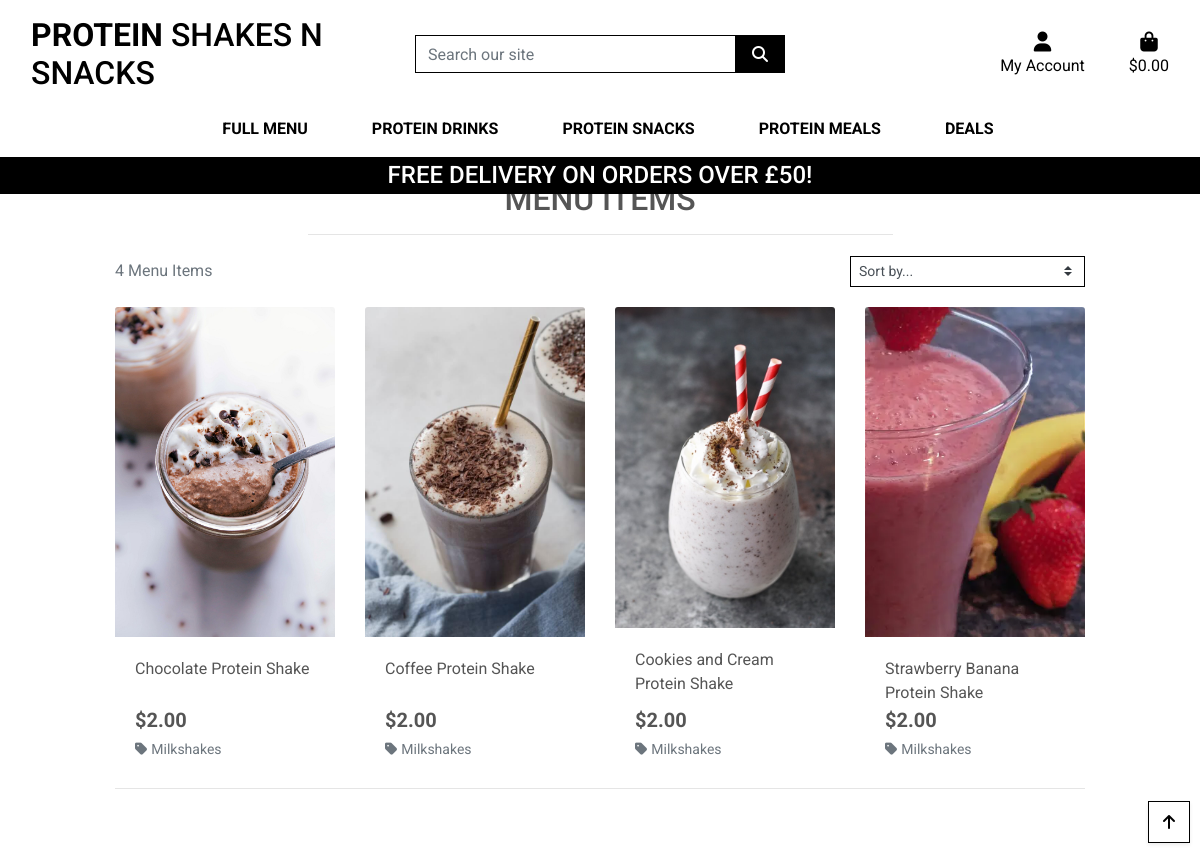
/menu_items/, run on an earlier commit of the app's database.
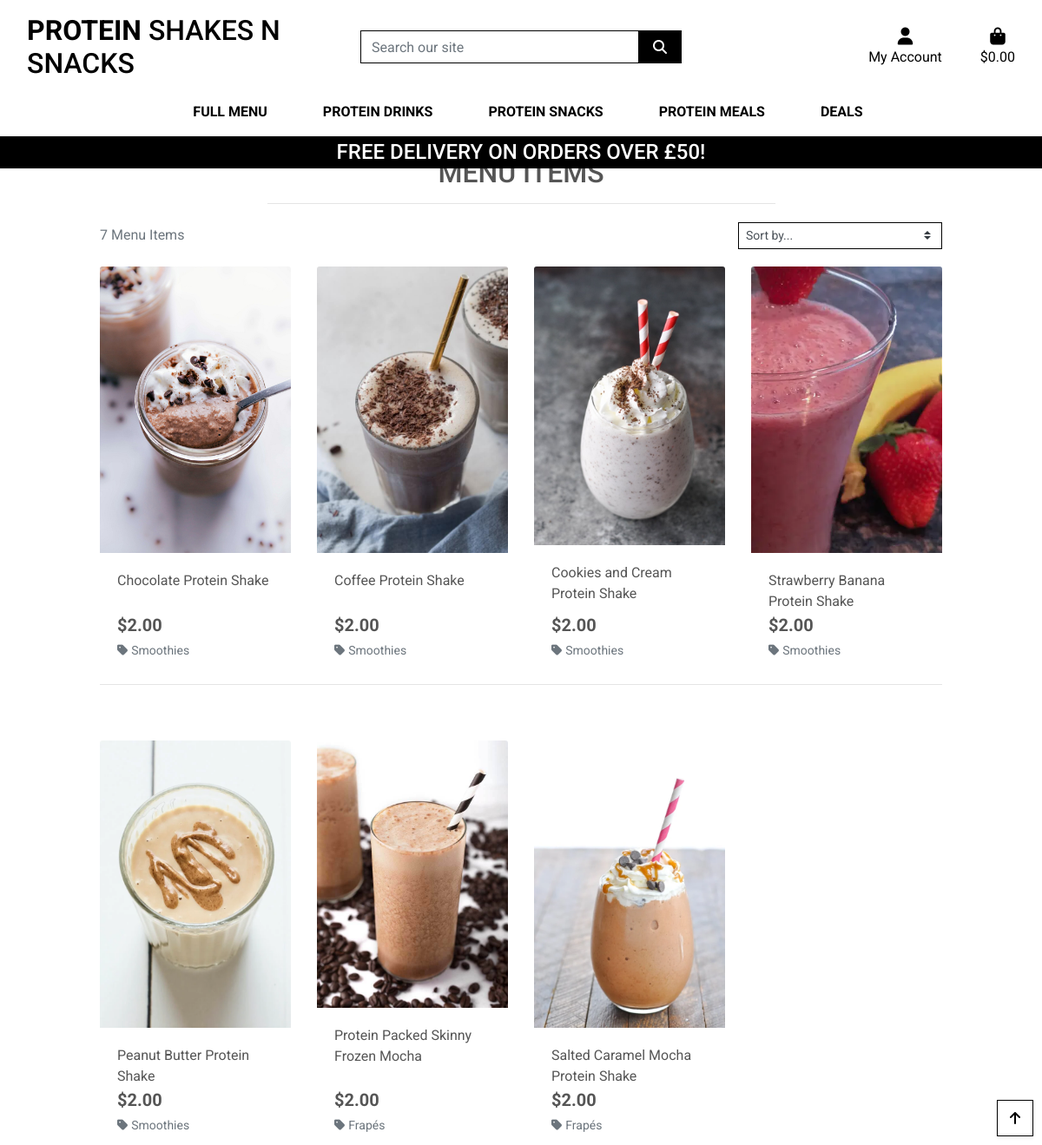
And on a later commit of the database.
### menu_items/models.py (models this page shows, shortened)
class Item(models.Model):
    category = models.ForeignKey('Category', null=True, blank=True, on_delete=models.SET_NULL)
    sku = models.CharField(max_length=254, null=True, blank=True)
    name = models.CharField(max_length=254)
    description = models.TextField()
    price = models.DecimalField(max_digits=6, decimal_places=2)
    image_url = models.URLField(max_length=1024, null=True, blank=True)
    image = models.ImageField(null=True, blank=True)

class Category(models.Model):
    class Meta:
        verbose_name_plural = 'Categories'
    name = models.CharField(max_length=254)
    friendly_name = models.CharField(max_length=254, null=True, blank=True)

### menu_items/views.py (the view, shortened to what this page needs)
# urls.py: path('', views.all_menu_items, name='menu_items'),
def all_menu_items(request):
    menu_items = Item.objects.all()
    query = None
    categories = None
    sort = None
    direction = None
    current_sorting = f'{sort}_{direction}'
    context = {
        'menu_items': menu_items,
        'search_term': query,
        'current_categories': categories,
        'current_sorting': current_sorting,
    }
    return render(request, 'menu_items/menu_items.html', context)

### bag/contexts.py (called while the page is built)
def bag_contents(request):
    bag_items = []
    total = 0
    item_count = 0
    if total < settings.FREE_DELIVERY_THRESHOLD:
        delivery = total * Decimal(settings.STANDARD_DELIVERY_PERCENTAGE / 100)
        free_delivery_delta = settings.FREE_DELIVERY_THRESHOLD - total
    else:
        delivery = 0
        free_delivery_delta = 0
    grand_total = delivery + total
    context = {
        'bag_items': bag_items,
        'total': total,
        'item_count': item_count,
        'delivery': delivery,
        'free_delivery_delta': free_delivery_delta,
        'free_delivery_threshold': settings.FREE_DELIVERY_THRESHOLD,
        'grand_total': grand_total,
    }
    return context

### menu_items/templates/menu_items/menu_items.html (shortened to what this page needs)
{% extends "base.html" %}
{% load static %}
{% block page_header %}
    <div class="container header-container">
    </div>
{% endblock %}
{% block content %}
    <div class="overlay"></div>
    <div class="container-fluid">
        <div class="row">
            <div class="col text-center mt-3">
                <h2 class="logo-font">Menu Items</h2>
                <hr class="w-50 mb-1">
            </div>
        </div>
        <div class="row">
            <div class="product-container col-10 offset-1">
                <div class="row mt-1 mb-2">
                    <div class="col-12 col-md-6 my-auto order-md-last d-flex justify-content-center justify-content-md-end">
                        <div class="sort-select-wrapper w-50">
                            <select id="sort-selector" class="custom-select custom-select-sm rounded-0 border border-{% if current_sorting != 'None_None' %}info{% else %}black{% endif %}">
                                <option value="reset" {% if current_sorting == 'None_None' %}selected{% endif %}>Sort by...</option>
                            </select>
                        </div>
                    </div>
                    <div class="col-12 col-md-6 order-md-first">
                        <p class="text-muted mt-3 text-center text-md-left">
                            {{ menu_items|length }} Menu Items{% if search_term %} found for <strong>"{{ search_term }}"</strong>{% endif %}
                        </p>
                    </div>
                </div>
                <div class="row">
                    {% for item in menu_items %}
                        <div class="col-sm-6 col-md-6 col-lg-4 col-xl-3">
                            <div class="card h-100 border-0">
                                {% if item.image %}
                                <a href="{% url 'item_detail' item.id %}">
                                    <img class="card-img-top img-fluid" src="{{ item.image.url }}" alt="{{ item.name }}">
                                </a>
                                {% else %}
                                <a href="{% url 'item_detail' item.id %}">
                                    <img class="card-img-top img-fluid" src="{{ MEDIA_URL }}noimage.png" alt="{{ item.name }}">
                                </a>
                                {% endif %}
                                <div class="card-body pb-0">
                                    <p class="mb-0">{{ item.name }}</p>
                                </div>
                                <div class="card-footer bg-white pt-0 border-0 text-left">
                                    <div class="row">
                                        <div class="col">
                                            <p class="lead mb-0 text-left font-weight-bold">${{ item.price }}</p>
                                            {% if item.category %}
                                            <p class="small mt-1 mb-0">
                                                <a class="text-muted" href="{% url 'menu_items' %}?category={{ item.category.name }}">
                                                    <i class="fas fa-tag mr-1"></i>{{ item.category.friendly_name }}
                                                </a>
                                            </p>
                                            {% endif %}
                                        </div>
                                    </div>
                                </div>
                            </div>
                        </div>
                        {% if forloop.counter|divisibleby:4 %}
                            <div class="col-12 d-none d-xl-block mb-5">
                                <hr>
                            </div>
                        {% endif %}
                    {% endfor %}
                </div>
            </div>
        </div>
    </div>
    <div class="btt-button shadow-sm rounded-0 border border-black">
        <a class="btt-link d-flex h-100">
            <i class="fas fa-arrow-up text-black mx-auto my-auto"></i>
        </a>
    </div>
{% endblock %}

What changed in the data, as far as the page shows it:
changed Item "Chocolate Protein Shake": category.friendly_name "Milkshakes" → "Smoothies"
changed Item "Coffee Protein Shake": category.friendly_name "Milkshakes" → "Smoothies"
changed Item "Cookies and Cream Protein Shake": category.friendly_name "Milkshakes" → "Smoothies"
changed Item "Strawberry Banana Protein Shake": category.friendly_name "Milkshakes" → "Smoothies"
added Item: image (picture), name "Peanut Butter Protein Shake", price "2.00", category.friendly_name "Smoothies"
added Item: image (picture), name "Protein Packed Skinny Frozen Mocha", price "2.00", category.friendly_name "Frapés"
added Item: image (picture), name "Salted Caramel Mocha Protein Shake", price "2.00", category.friendly_name "Frapés"
Also different on the page:
{{ menu_items|length }}: "4" → "7"
